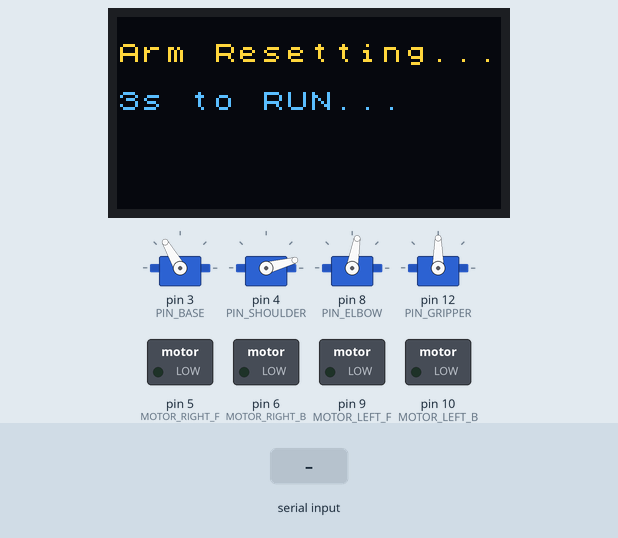
Simulated run of this sketch. Board: Arduino Uno, built with avr-gcc and run on an emulated ATmega328P. Parts: 128×64 one-colour display, 4 × servo, switched loads named in the sketch (green lamp = pin HIGH). The test bench sets the inputs (shaded band). The OLED is the two-colour kind (top 16 rows yellow); what the sketch prints to the serial monitor is not drawn.

Above: at 1.8 s.
At 13.2 s:
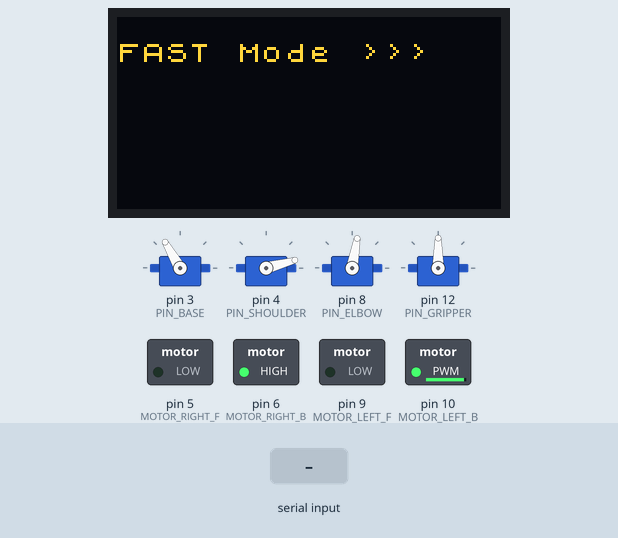
13.3 s: "SLOW\n" received over the second serial link
At 14.8 s:
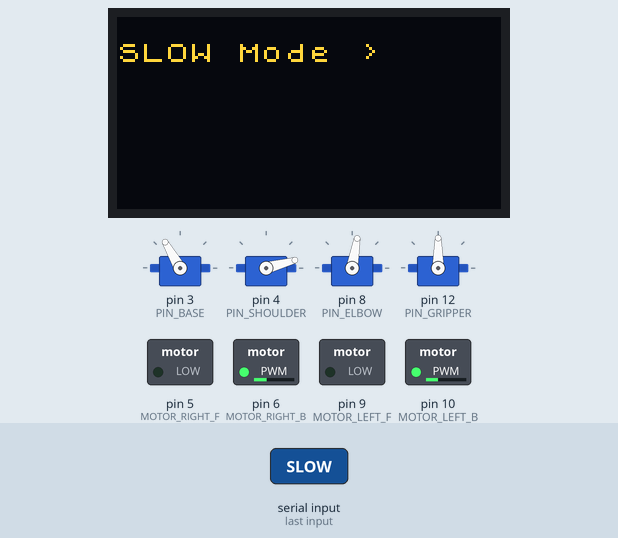
Timing chart, 0 to 16.3 s (numbered marks = the images above; inputs shaded):
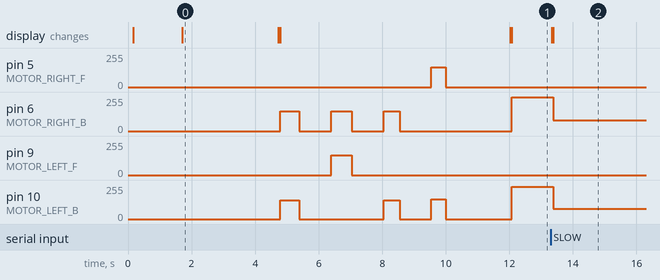

The sketch:

one_three.ino
```cpp
#include <SoftwareSerial.h>
#include <U8x8lib.h>
#include <Servo.h>

// ==========================================
// 硬件引脚与对象定义区
// ==========================================

// 1. OpenMV 与 OLED 通信
SoftwareSerial OpenMVSerial(A0, A1);
U8X8_SH1106_128X64_NONAME_HW_I2C display(/* reset=*/ U8X8_PIN_NONE);

// 2. 底盘电机物理连线
const int MOTOR_LEFT_F = 9;
const int MOTOR_LEFT_B = 10;
const int MOTOR_RIGHT_F = 5;
const int MOTOR_RIGHT_B = 6;

// 3. 机械臂引脚与对象
Servo myBase;      // 第一关节
Servo myShoulder;  // 第二关节
Servo myElbow;     // 第三关节
Servo myGripper;   // 夹爪
const int PIN_BASE = 3;
const int PIN_SHOULDER = 4;
const int PIN_ELBOW = 8;
const int PIN_GRIPPER = 12;

// 4. 机械臂已测定角度常数 (需根据实际抓取位置微调)
const int INIT_BASE = 120;
const int INIT_SHOULDER = 15;
const int INIT_ELBOW = 80;
const int INIT_GRIPPER = 90;

// 抓取动作预设角度 (结合之前的量程数据)
const int GRIPPER_OPEN = 90;
const int GRIPPER_CLOSE = 30;
const int BASE_CENTER = 120;  // 假设正前方面对物块
const int BASE_BASKET = 180;  // 假设 180 度是放进箩筐
const int SHOULDER_DOWN = 100; // 下探时大臂角度 (需实测)
const int ELBOW_EXTEND = 20;   // 下探时小臂角度 (需实测)

// ==========================================
// 配置与状态区
// ==========================================

float left_ratio = 0.95;
float right_ratio = 1.0;
const int SPEED_FULL = 255;
const int SPEED_SLOW = 80;

// --- 扩充任务状态机 ---
enum TaskState {
  WAITING_START,
  FAST_FORWARD,
  SLOW_CRUISE,
  QR_SCANNED,    // 扫码成功
  WAIT_3S,       // 停下3秒
  FORWARD_1S,    // 前进1秒
  SEEK_BLOCK,    // 寻找物块
  WAIT_ALIGN,    // 等待对准
  GRABBING,      // 夹取物块
  ALL_DONE       // 所有任务完成
};
TaskState currentState = WAITING_START;
unsigned long stateTimer = 0; // 用于非阻塞延时记录时间

String inputString = "";
boolean stringComplete = false;

// 扫码数据存储
String qrData = "";
int currentTaskIdx = 0; // 当前做到第几个数字了

// ==========================================
// 初始化 Setup
// ==========================================
void setup() {
  Serial.begin(9600);
  OpenMVSerial.begin(9600);

  display.begin();
  display.setPowerSave(0);
  display.setFont(u8x8_font_chroma48medium8_r);

  // 电机引脚初始化
  pinMode(MOTOR_LEFT_F, OUTPUT);
  pinMode(MOTOR_LEFT_B, OUTPUT);
  pinMode(MOTOR_RIGHT_F, OUTPUT);
  pinMode(MOTOR_RIGHT_B, OUTPUT);
  stopCar();

  // --- 🦾 阶段 1：机械臂占用 Timer1 执行安全复位 ---
  display.clear();
  display.drawString(0, 1, "Arm Resetting...");
  Serial.println("========================================");
  Serial.println("机械臂占用定时器，执行全关节安全复位...");

  myBase.attach(PIN_BASE);      myBase.write(INIT_BASE);
  myShoulder.attach(PIN_SHOULDER); myShoulder.write(INIT_SHOULDER);
  myElbow.attach(PIN_ELBOW);    myElbow.write(INIT_ELBOW);
  myGripper.attach(PIN_GRIPPER);  myGripper.write(INIT_GRIPPER);
  delay(1500);

  // --- ⚠️ 阶段 2：强制释放与重置 Timer1 ---
  Serial.println("复位完成！释放控制权，拯救底盘 PWM...");
  detachAndRestorePWM(); // 封装成了函数，方便后面复用

  display.drawString(0, 3, "3s to RUN...");
  delay(3000);

  // --- 🏎️ 阶段 3：底盘起步走位硬编码 ---
  display.clear();
  display.drawString(0, 1, "Auto Routing...");

  moveForward(150); delay(600); stopCar(); delay(1000);
  turnRight(150); delay(650); stopCar(); delay(1000);
  moveForward(150); delay(500); stopCar(); delay(1000);
  turnLeft(150); delay(450); stopCar(); delay(2000);

  // --- 🚀 正式启动全速视觉巡航 ---
  display.clear();
  display.drawString(0, 1, "FAST Mode >>>");
  moveForward(SPEED_FULL);
  currentState = FAST_FORWARD;
}

// ==========================================
// 主循环 Loop (状态机驱动)
// ==========================================
void loop() {
  // 1. 接收 OpenMV 串口数据
  while (OpenMVSerial.available()) {
    char inChar = (char)OpenMVSerial.read();
    if (inChar != '\n') {
      inputString += inChar;
    } else {
      inputString.trim();
      stringComplete = true;
    }
  }

  // 2. 根据当前状态执行逻辑
  switch (currentState) {

    case FAST_FORWARD:
      if (stringComplete && inputString == "SLOW") {
        Serial.println("⚠️ 发现二维码轮廓，减速...");
        display.clear();
        display.drawString(0, 1, "SLOW Mode >  ");
        moveForward(SPEED_SLOW);
        currentState = SLOW_CRUISE;
      }
      break;

    case SLOW_CRUISE:
      if (stringComplete && inputString != "SLOW" && inputString.length() >= 3) {
        Serial.print("✅ 扫码完成，数据: ");
        Serial.println(inputString);
        stopCar();

        qrData = inputString; // 保存扫到的数字，如 "123"
        currentTaskIdx = 0;   // 进度清零

        // OLED 永久保留该信息
        display.clear();
        display.drawString(0, 1, "Data Locked:");
        display.draw2x2String(0, 4, qrData.c_str());

        stateTimer = millis();
        currentState = WAIT_3S;
      }
      break;

    case WAIT_3S:
      // 停下3秒
      if (millis() - stateTimer >= 3000) {
        Serial.println("3秒完毕，开始前进1秒...");
        moveForward(150);
        stateTimer = millis();
        currentState = FORWARD_1S;
      }
      break;

    case FORWARD_1S:
      // 前进1秒
      if (millis() - stateTimer >= 1000) {
        stopCar();
        Serial.println("前进结束，进入寻物模式。");
        currentState = SEEK_BLOCK;
      }
      break;

    case SEEK_BLOCK:
      if (currentTaskIdx < qrData.length()) {
        char target = qrData.charAt(currentTaskIdx);

        // 1对应红, 2对应绿, 3对应蓝
        if (target == '1') OpenMVSerial.print("FIND_R\n");
        else if (target == '2') OpenMVSerial.print("FIND_G\n");
        else if (target == '3') OpenMVSerial.print("FIND_B\n");

        Serial.print("告诉OpenMV去寻找: "); Serial.println(target);

        moveForward(SPEED_SLOW); // 缓慢前进寻找
        currentState = WAIT_ALIGN;
      } else {
        // 所有数字都抓完了
        currentState = ALL_DONE;
      }
      break;

    case WAIT_ALIGN:
      if (stringComplete && inputString == "OK") {
        stopCar();
        Serial.println("✅ 物块已对准！开始抓取！");
        currentState = GRABBING;
      }
      break;

    case GRABBING:
      // 因为抓取过程不需要底盘移动，我们可以直接用 delay() 实现这套连招

      // 1. 重新挂载舵机
      myBase.attach(PIN_BASE);      myBase.write(BASE_CENTER);
      myShoulder.attach(PIN_SHOULDER); myShoulder.write(INIT_SHOULDER);
      myElbow.attach(PIN_ELBOW);    myElbow.write(INIT_ELBOW);
      myGripper.attach(PIN_GRIPPER);  myGripper.write(GRIPPER_OPEN);
      delay(800);

      // 2. 下探与夹紧 (这里的 SHOULDER_DOWN 和 ELBOW_EXTEND 需要你根据车身高度实测修改)
      myElbow.write(ELBOW_EXTEND);  delay(600);
      myShoulder.write(SHOULDER_DOWN); delay(600);
      myGripper.write(GRIPPER_CLOSE); delay(800);

      // 3. 抬起并转向箩筐
      myShoulder.write(INIT_SHOULDER); delay(600);
      myElbow.write(INIT_ELBOW);    delay(600);
      myBase.write(BASE_BASKET);    delay(1000);

      // 4. 松爪释放
      myGripper.write(GRIPPER_OPEN); delay(800);

      // 5. 回到初始安全位
      myBase.write(INIT_BASE); delay(800);
      myGripper.write(INIT_GRIPPER); delay(500);

      // 6. 脱离舵机，恢复底盘 PWM，准备下一次移动
      detachAndRestorePWM();

      // 7. 进入下一个物块的任务
      currentTaskIdx++;
      currentState = SEEK_BLOCK;
      break;

    case ALL_DONE:
      stopCar();
      display.clear();
      display.drawString(0, 1, "Mission");
      display.draw2x2String(0, 4, "COMPLETE");
      break;
  }

  // 3. 一轮循环结束，如果数据被处理完了，清空缓存
  if (stringComplete) {
    inputString = "";
    stringComplete = false;
  }
}

// ==========================================
// 辅助与核心控制函数
// ==========================================

void detachAndRestorePWM() {
  myBase.detach();
  myShoulder.detach();
  myElbow.detach();
  myGripper.detach();

  // 强制恢复 Arduino Timer1 的标准 8-bit PWM 模式
  TCCR1A = _BV(WGM10);
  TCCR1B = _BV(CS11) | _BV(CS10);
}

void moveForward(int speed) {
  speed = constrain(speed, 0, 255);
  int true_left_speed = speed * left_ratio;
  int true_right_speed = speed * right_ratio;

  analogWrite(MOTOR_LEFT_F, 0);
  analogWrite(MOTOR_LEFT_B, true_left_speed);
  analogWrite(MOTOR_RIGHT_F, 0);
  analogWrite(MOTOR_RIGHT_B, true_right_speed);
}

void turnLeft(int speed) {
  speed = constrain(speed, 0, 255);
  analogWrite(MOTOR_RIGHT_F, speed);
  analogWrite(MOTOR_RIGHT_B, 0);
  analogWrite(MOTOR_LEFT_F, 0);
  analogWrite(MOTOR_LEFT_B, speed);
}

void turnRight(int speed) {
  speed = constrain(speed, 0, 255);
  analogWrite(MOTOR_RIGHT_F, 0);
  analogWrite(MOTOR_RIGHT_B, speed);
  analogWrite(MOTOR_LEFT_F, speed);
  analogWrite(MOTOR_LEFT_B, 0);
}

void stopCar() {
  analogWrite(MOTOR_LEFT_F, 0);
  analogWrite(MOTOR_LEFT_B, 0);
  analogWrite(MOTOR_RIGHT_F, 0);
  analogWrite(MOTOR_RIGHT_B, 0);
}
```

Measured:
- after the input at 13.3 s, pin 6 (MOTOR_RIGHT_B): 255/255 → 80/255 after 0.08 s; pin 10 (MOTOR_LEFT_B): 242/255 → 76/255 after 0.08 s; the display: first changes at once (image 2 shows a later state)
- what the display in image 0 shows lasts 3.0 s, from 1.7 s to 4.7 s
